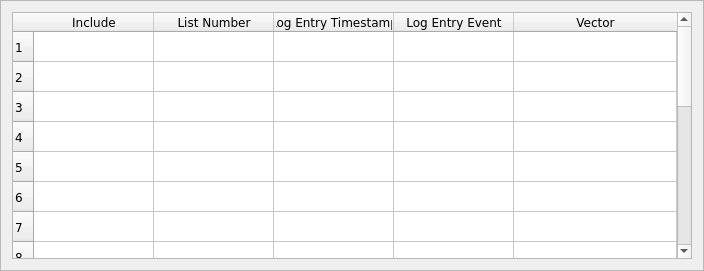
<?xml version="1.0" encoding="UTF-8"?>
<ui version="4.0">
 <class>logEntryConfigFrame</class>
 <widget class="QFrame" name="logEntryConfigFrame">
  <property name="geometry">
   <rect>
    <x>0</x>
    <y>0</y>
    <width>704</width>
    <height>271</height>
   </rect>
  </property>
  <property name="windowTitle">
   <string>Log Entry Configuration</string>
  </property>
  <property name="frameShape">
   <enum>QFrame::StyledPanel</enum>
  </property>
  <property name="frameShadow">
   <enum>QFrame::Raised</enum>
  </property>
  <layout class="QGridLayout" name="gridLayout">
   <item row="0" column="0">
    <widget class="QTableWidget" name="tableWidget">
     <property name="minimumSize">
      <size>
       <width>680</width>
       <height>0</height>
      </size>
     </property>
     <property name="font">
      <font>
       <family>Verdana</family>
      </font>
     </property>
     <attribute name="horizontalHeaderVisible">
      <bool>true</bool>
     </attribute>
     <attribute name="horizontalHeaderCascadingSectionResizes">
      <bool>false</bool>
     </attribute>
     <attribute name="horizontalHeaderDefaultSectionSize">
      <number>120</number>
     </attribute>
     <attribute name="horizontalHeaderMinimumSectionSize">
      <number>60</number>
     </attribute>
     <attribute name="horizontalHeaderShowSortIndicator" stdset="0">
      <bool>true</bool>
     </attribute>
     <attribute name="horizontalHeaderStretchLastSection">
      <bool>true</bool>
     </attribute>
     <attribute name="verticalHeaderCascadingSectionResizes">
      <bool>false</bool>
     </attribute>
     <attribute name="verticalHeaderStretchLastSection">
      <bool>false</bool>
     </attribute>
     <row>
      <property name="text">
       <string>1</string>
      </property>
     </row>
     <row>
      <property name="text">
       <string>2</string>
      </property>
     </row>
     <row>
      <property name="text">
       <string>3</string>
      </property>
     </row>
     <row>
      <property name="text">
       <string>4</string>
      </property>
     </row>
     <row>
      <property name="text">
       <string>5</string>
      </property>
     </row>
     <row>
      <property name="text">
       <string>6</string>
      </property>
     </row>
     <row>
      <property name="text">
       <string>7</string>
      </property>
     </row>
     <row>
      <property name="text">
       <string>8</string>
      </property>
     </row>
     <row>
      <property name="text">
       <string>9</string>
      </property>
     </row>
     <row>
      <property name="text">
       <string>10</string>
      </property>
     </row>
     <row>
      <property name="text">
       <string>11</string>
      </property>
     </row>
     <row>
      <property name="text">
       <string>12</string>
      </property>
     </row>
     <row>
      <property name="text">
       <string>13</string>
      </property>
     </row>
     <row>
      <property name="text">
       <string>14</string>
      </property>
     </row>
     <row>
      <property name="text">
       <string>15</string>
      </property>
     </row>
     <row>
      <property name="text">
       <string>16</string>
      </property>
     </row>
     <row>
      <property name="text">
       <string>17</string>
      </property>
     </row>
     <row>
      <property name="text">
       <string>18</string>
      </property>
     </row>
     <row>
      <property name="text">
       <string>20</string>
      </property>
     </row>
     <column>
      <property name="text">
       <string>Include</string>
      </property>
      <property name="font">
       <font>
        <family>Verdana</family>
        <pointsize>9</pointsize>
       </font>
      </property>
      <property name="textAlignment">
       <set>AlignCenter</set>
      </property>
     </column>
     <column>
      <property name="text">
       <string>List Number</string>
      </property>
      <property name="font">
       <font>
        <family>Verdana</family>
        <pointsize>9</pointsize>
       </font>
      </property>
      <property name="textAlignment">
       <set>AlignCenter</set>
      </property>
     </column>
     <column>
      <property name="text">
       <string>Log Entry Timestamp</string>
      </property>
      <property name="font">
       <font>
        <family>Verdana</family>
        <pointsize>9</pointsize>
       </font>
      </property>
      <property name="textAlignment">
       <set>AlignCenter</set>
      </property>
     </column>
     <column>
      <property name="text">
       <string>Log Entry Event</string>
      </property>
      <property name="font">
       <font>
        <family>Verdana</family>
        <pointsize>9</pointsize>
       </font>
      </property>
      <property name="textAlignment">
       <set>AlignCenter</set>
      </property>
     </column>
     <column>
      <property name="text">
       <string>Vector</string>
      </property>
      <property name="font">
       <font>
        <family>Verdana</family>
        <pointsize>9</pointsize>
       </font>
      </property>
      <property name="textAlignment">
       <set>AlignCenter</set>
      </property>
     </column>
     <item row="0" column="0">
      <property name="text">
       <string/>
      </property>
      <property name="checkState">
       <enum>Unchecked</enum>
      </property>
     </item>
     <item row="0" column="4">
      <property name="text">
       <string/>
      </property>
     </item>
     <item row="1" column="0">
      <property name="text">
       <string/>
      </property>
      <property name="checkState">
       <enum>Unchecked</enum>
      </property>
     </item>
     <item row="2" column="0">
      <property name="text">
       <string/>
      </property>
      <property name="checkState">
       <enum>Unchecked</enum>
      </property>
     </item>
     <item row="3" column="0">
      <property name="text">
       <string/>
      </property>
      <property name="checkState">
       <enum>Unchecked</enum>
      </property>
     </item>
     <item row="4" column="0">
      <property name="text">
       <string/>
      </property>
      <property name="checkState">
       <enum>Unchecked</enum>
      </property>
     </item>
     <item row="5" column="0">
      <property name="text">
       <string/>
      </property>
      <property name="checkState">
       <enum>Unchecked</enum>
      </property>
     </item>
     <item row="6" column="0">
      <property name="text">
       <string/>
      </property>
      <property name="checkState">
       <enum>Unchecked</enum>
      </property>
     </item>
     <item row="7" column="0">
      <property name="text">
       <string/>
      </property>
      <property name="checkState">
       <enum>Unchecked</enum>
      </property>
     </item>
     <item row="8" column="0">
      <property name="text">
       <string/>
      </property>
      <property name="checkState">
       <enum>Unchecked</enum>
      </property>
     </item>
     <item row="9" column="0">
      <property name="text">
       <string/>
      </property>
      <property name="checkState">
       <enum>Unchecked</enum>
      </property>
     </item>
     <item row="10" column="0">
      <property name="text">
       <string/>
      </property>
      <property name="checkState">
       <enum>Unchecked</enum>
      </property>
     </item>
     <item row="11" column="0">
      <property name="text">
       <string/>
      </property>
      <property name="checkState">
       <enum>Unchecked</enum>
      </property>
     </item>
     <item row="12" column="0">
      <property name="text">
       <string/>
      </property>
      <property name="checkState">
       <enum>Unchecked</enum>
      </property>
     </item>
     <item row="13" column="0">
      <property name="text">
       <string/>
      </property>
      <property name="checkState">
       <enum>Unchecked</enum>
      </property>
     </item>
     <item row="14" column="0">
      <property name="text">
       <string/>
      </property>
      <property name="checkState">
       <enum>Unchecked</enum>
      </property>
     </item>
     <item row="15" column="0">
      <property name="text">
       <string/>
      </property>
      <property name="checkState">
       <enum>Unchecked</enum>
      </property>
     </item>
     <item row="16" column="0">
      <property name="text">
       <string/>
      </property>
      <property name="checkState">
       <enum>Unchecked</enum>
      </property>
     </item>
     <item row="17" column="0">
      <property name="text">
       <string/>
      </property>
      <property name="checkState">
       <enum>Unchecked</enum>
      </property>
     </item>
     <item row="18" column="0">
      <property name="text">
       <string/>
      </property>
      <property name="checkState">
       <enum>Unchecked</enum>
      </property>
     </item>
    </widget>
   </item>
  </layout>
 </widget>
 <resources/>
 <connections/>
</ui>
